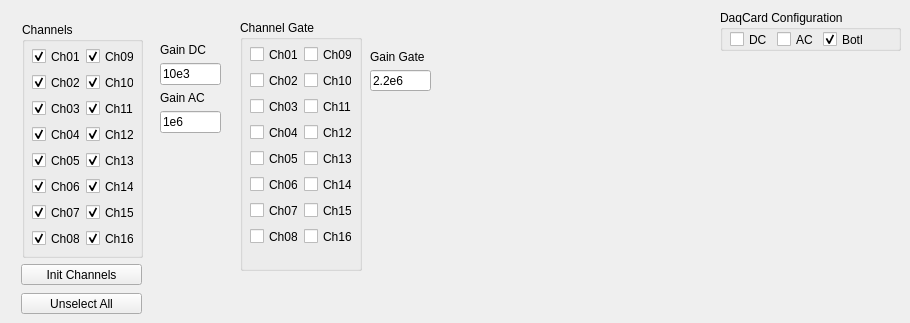
      <widget class="QWidget" name="tab">
       <attribute name="title">
        <string>Configuration</string>
       </attribute>
       <widget class="QWidget" name="layoutWidget">
        <property name="geometry">
         <rect>
          <x>22</x>
          <y>22</y>
          <width>121</width>
          <height>236</height>
         </rect>
        </property>
        <layout class="QVBoxLayout" name="verticalLayout_9">
         <item>
          <widget class="QGroupBox" name="GrChannels">
           <property name="title">
            <string>Channels</string>
           </property>
           <widget class="QCheckBox" name="checkBox_15">
            <property name="geometry">
             <rect>
              <x>10</x>
              <y>208</y>
              <width>48</width>
              <height>17</height>
             </rect>
            </property>
            <property name="text">
             <string>Ch08</string>
            </property>
            <property name="checked">
             <bool>true</bool>
            </property>
           </widget>
           <widget class="QCheckBox" name="checkBox_16">
            <property name="geometry">
             <rect>
              <x>64</x>
              <y>208</y>
              <width>48</width>
              <height>17</height>
             </rect>
            </property>
            <property name="text">
             <string>Ch16</string>
            </property>
            <property name="checked">
             <bool>true</bool>
            </property>
           </widget>
           <widget class="QCheckBox" name="checkBox_4">
            <property name="geometry">
             <rect>
              <x>10</x>
              <y>104</y>
              <width>48</width>
              <height>17</height>
             </rect>
            </property>
            <property name="text">
             <string>Ch04</string>
            </property>
            <property name="checked">
             <bool>true</bool>
            </property>
           </widget>
           <widget class="QCheckBox" name="checkBox_11">
            <property name="geometry">
             <rect>
              <x>64</x>
              <y>104</y>
              <width>48</width>
              <height>17</height>
             </rect>
            </property>
            <property name="text">
             <string>Ch12</string>
            </property>
            <property name="checked">
             <bool>true</bool>
            </property>
           </widget>
           <widget class="QCheckBox" name="checkBox_3">
            <property name="geometry">
             <rect>
              <x>10</x>
              <y>78</y>
              <width>48</width>
              <height>17</height>
             </rect>
            </property>
            <property name="text">
             <string>Ch03</string>
            </property>
            <property name="checked">
             <bool>true</bool>
            </property>
           </widget>
           <widget class="QCheckBox" name="checkBox_12">
            <property name="geometry">
             <rect>
              <x>64</x>
              <y>130</y>
              <width>48</width>
              <height>17</height>
             </rect>
            </property>
            <property name="text">
             <string>Ch13</string>
            </property>
            <property name="checked">
             <bool>true</bool>
            </property>
           </widget>
           <widget class="QCheckBox" name="checkBox_6">
            <property name="geometry">
             <rect>
              <x>10</x>
              <y>156</y>
              <width>48</width>
              <height>17</height>
             </rect>
            </property>
            <property name="text">
             <string>Ch06</string>
            </property>
            <property name="checked">
             <bool>true</bool>
            </property>
           </widget>
           <widget class="QCheckBox" name="checkBox_13">
            <property name="geometry">
             <rect>
              <x>64</x>
              <y>156</y>
              <width>48</width>
              <height>17</height>
             </rect>
            </property>
            <property name="text">
             <string>Ch14</string>
            </property>
            <property name="checked">
             <bool>true</bool>
            </property>
           </widget>
           <widget class="QCheckBox" name="checkBox_7">
            <property name="geometry">
             <rect>
              <x>10</x>
              <y>182</y>
              <width>48</width>
              <height>17</height>
             </rect>
            </property>
            <property name="text">
             <string>Ch07</string>
            </property>
            <property name="checked">
             <bool>true</bool>
            </property>
           </widget>
           <widget class="QCheckBox" name="checkBox_14">
            <property name="geometry">
             <rect>
              <x>64</x>
              <y>182</y>
              <width>48</width>
              <height>17</height>
             </rect>
            </property>
            <property name="text">
             <string>Ch15</string>
            </property>
            <property name="checked">
             <bool>true</bool>
            </property>
           </widget>
           <widget class="QCheckBox" name="checkBox">
            <property name="geometry">
             <rect>
              <x>10</x>
              <y>26</y>
              <width>48</width>
              <height>17</height>
             </rect>
            </property>
            <property name="text">
             <string>Ch01</string>
            </property>
            <property name="checked">
             <bool>true</bool>
            </property>
           </widget>
           <widget class="QCheckBox" name="checkBox_9">
            <property name="geometry">
             <rect>
              <x>64</x>
              <y>26</y>
              <width>48</width>
              <height>17</height>
             </rect>
            </property>
            <property name="text">
             <string>Ch09</string>
            </property>
            <property name="checked">
             <bool>true</bool>
            </property>
           </widget>
           <widget class="QCheckBox" name="checkBox_2">
            <property name="geometry">
             <rect>
              <x>10</x>
              <y>52</y>
              <width>48</width>
              <height>17</height>
             </rect>
            </property>
            <property name="text">
             <string>Ch02</string>
            </property>
            <property name="checked">
             <bool>true</bool>
            </property>
           </widget>
           <widget class="QCheckBox" name="checkBox_8">
            <property name="geometry">
             <rect>
              <x>64</x>
              <y>52</y>
              <width>48</width>
              <height>17</height>
             </rect>
            </property>
            <property name="text">
             <string>Ch10</string>
            </property>
            <property name="checked">
             <bool>true</bool>
            </property>
           </widget>
           <widget class="QCheckBox" name="checkBox_10">
            <property name="geometry">
             <rect>
              <x>64</x>
              <y>78</y>
              <width>48</width>
              <height>17</height>
             </rect>
            </property>
            <property name="text">
             <string>Ch11</string>
            </property>
            <property name="checked">
             <bool>true</bool>
            </property>
           </widget>
           <widget class="QCheckBox" name="checkBox_5">
            <property name="geometry">
             <rect>
              <x>10</x>
              <y>130</y>
              <width>48</width>
              <height>17</height>
             </rect>
            </property>
            <property name="text">
             <string>Ch05</string>
            </property>
            <property name="checked">
             <bool>true</bool>
            </property>
           </widget>
          </widget>
         </item>
        </layout>
       </widget>
       <widget class="QPushButton" name="ButInitChannels">
        <property name="geometry">
         <rect>
          <x>21</x>
          <y>264</y>
          <width>121</width>
          <height>21</height>
         </rect>
        </property>
        <property name="sizePolicy">
         <sizepolicy hsizetype="Fixed" vsizetype="Fixed">
          <horstretch>0</horstretch>
          <verstretch>0</verstretch>
         </sizepolicy>
        </property>
        <property name="text">
         <string>Init Channels</string>
        </property>
       </widget>
       <widget class="QPushButton" name="ButUnselAll">
        <property name="geometry">
         <rect>
          <x>21</x>
          <y>293</y>
          <width>121</width>
          <height>21</height>
         </rect>
        </property>
        <property name="sizePolicy">
         <sizepolicy hsizetype="Fixed" vsizetype="Fixed">
          <horstretch>0</horstretch>
          <verstretch>0</verstretch>
         </sizepolicy>
        </property>
        <property name="text">
         <string>Unselect All</string>
        </property>
       </widget>
       <widget class="QWidget" name="layoutWidget">
        <property name="geometry">
         <rect>
          <x>160</x>
          <y>43</y>
          <width>61</width>
          <height>90</height>
         </rect>
        </property>
        <layout class="QVBoxLayout" name="verticalLayout_35">
         <item>
          <layout class="QVBoxLayout" name="verticalLayout_32">
           <item>
            <widget class="QLabel" name="label_45">
             <property name="text">
              <string>Gain DC</string>
             </property>
            </widget>
           </item>
           <item>
            <widget class="QLineEdit" name="QGainDC">
             <property name="text">
              <string>10e3</string>
             </property>
            </widget>
           </item>
          </layout>
         </item>
         <item>
          <layout class="QVBoxLayout" name="verticalLayout_7">
           <item>
            <widget class="QLabel" name="label_47">
             <property name="text">
              <string>Gain AC</string>
             </property>
            </widget>
           </item>
           <item>
            <widget class="QLineEdit" name="QGainAC">
             <property name="text">
              <string>1e6</string>
             </property>
            </widget>
           </item>
          </layout>
         </item>
        </layout>
       </widget>
       <widget class="QGroupBox" name="GrChannelGate">
        <property name="geometry">
         <rect>
          <x>240</x>
          <y>20</y>
          <width>122</width>
          <height>251</height>
         </rect>
        </property>
        <property name="title">
         <string>Channel Gate</string>
        </property>
        <property name="flat">
         <bool>false</bool>
        </property>
        <property name="checkable">
         <bool>false</bool>
        </property>
        <widget class="QCheckBox" name="checkBox_18">
         <property name="geometry">
          <rect>
           <x>10</x>
           <y>208</y>
           <width>48</width>
           <height>17</height>
          </rect>
         </property>
         <property name="text">
          <string>Ch08</string>
         </property>
         <property name="checked">
          <bool>false</bool>
         </property>
         <property name="autoExclusive">
          <bool>false</bool>
         </property>
        </widget>
        <widget class="QCheckBox" name="checkBox_19">
         <property name="geometry">
          <rect>
           <x>64</x>
           <y>208</y>
           <width>48</width>
           <height>17</height>
          </rect>
         </property>
         <property name="text">
          <string>Ch16</string>
         </property>
         <property name="checked">
          <bool>false</bool>
         </property>
         <property name="autoExclusive">
          <bool>false</bool>
         </property>
        </widget>
        <widget class="QCheckBox" name="checkBox_20">
         <property name="geometry">
          <rect>
           <x>10</x>
           <y>104</y>
           <width>48</width>
           <height>17</height>
          </rect>
         </property>
         <property name="text">
          <string>Ch04</string>
         </property>
         <property name="checked">
          <bool>false</bool>
         </property>
         <property name="autoExclusive">
          <bool>false</bool>
         </property>
        </widget>
        <widget class="QCheckBox" name="checkBox_21">
         <property name="geometry">
          <rect>
           <x>64</x>
           <y>104</y>
           <width>48</width>
           <height>17</height>
          </rect>
         </property>
         <property name="text">
          <string>Ch12</string>
         </property>
         <property name="checked">
          <bool>false</bool>
         </property>
         <property name="autoExclusive">
          <bool>false</bool>
         </property>
        </widget>
        <widget class="QCheckBox" name="checkBox_22">
         <property name="geometry">
          <rect>
           <x>10</x>
           <y>78</y>
           <width>48</width>
           <height>17</height>
          </rect>
         </property>
         <property name="text">
          <string>Ch03</string>
         </property>
         <property name="checked">
          <bool>false</bool>
         </property>
         <property name="autoExclusive">
          <bool>false</bool>
         </property>
        </widget>
        <widget class="QCheckBox" name="checkBox_23">
         <property name="geometry">
          <rect>
           <x>64</x>
           <y>130</y>
           <width>48</width>
           <height>17</height>
          </rect>
         </property>
         <property name="text">
          <string>Ch13</string>
         </property>
         <property name="checked">
          <bool>false</bool>
         </property>
         <property name="autoExclusive">
          <bool>false</bool>
         </property>
        </widget>
        <widget class="QCheckBox" name="checkBox_24">
         <property name="geometry">
          <rect>
           <x>10</x>
           <y>156</y>
           <width>48</width>
           <height>17</height>
          </rect>
         </property>
         <property name="text">
          <string>Ch06</string>
         </property>
         <property name="checked">
          <bool>false</bool>
         </property>
         <property name="autoExclusive">
          <bool>false</bool>
         </property>
        </widget>
        <widget class="QCheckBox" name="checkBox_25">
         <property name="geometry">
          <rect>
           <x>64</x>
           <y>156</y>
           <width>48</width>
           <height>17</height>
          </rect>
         </property>
         <property name="text">
          <string>Ch14</string>
         </property>
         <property name="checked">
          <bool>false</bool>
         </property>
         <property name="autoExclusive">
          <bool>false</bool>
         </property>
        </widget>
        <widget class="QCheckBox" name="checkBox_26">
         <property name="geometry">
          <rect>
           <x>10</x>
           <y>182</y>
           <width>48</width>
           <height>17</height>
          </rect>
         </property>
         <property name="text">
          <string>Ch07</string>
         </property>
         <property name="checked">
          <bool>false</bool>
         </property>
         <property name="autoExclusive">
          <bool>false</bool>
         </property>
        </widget>
        <widget class="QCheckBox" name="checkBox_27">
         <property name="geometry">
          <rect>
           <x>64</x>
           <y>182</y>
           <width>48</width>
           <height>17</height>
          </rect>
         </property>
         <property name="text">
          <string>Ch15</string>
         </property>
         <property name="checked">
          <bool>false</bool>
         </property>
         <property name="autoExclusive">
          <bool>false</bool>
         </property>
        </widget>
        <widget class="QCheckBox" name="checkBox_28">
         <property name="geometry">
          <rect>
           <x>10</x>
           <y>26</y>
           <width>48</width>
           <height>17</height>
          </rect>
         </property>
         <property name="text">
          <string>Ch01</string>
         </property>
         <property name="checked">
          <bool>false</bool>
         </property>
         <property name="autoRepeat">
          <bool>false</bool>
         </property>
         <property name="autoExclusive">
          <bool>false</bool>
         </property>
        </widget>
        <widget class="QCheckBox" name="checkBox_29">
         <property name="geometry">
          <rect>
           <x>64</x>
           <y>26</y>
           <width>48</width>
           <height>17</height>
          </rect>
         </property>
         <property name="text">
          <string>Ch09</string>
         </property>
         <property name="checked">
          <bool>false</bool>
         </property>
         <property name="autoExclusive">
          <bool>false</bool>
         </property>
        </widget>
        <widget class="QCheckBox" name="checkBox_30">
         <property name="geometry">
          <rect>
           <x>10</x>
           <y>52</y>
           <width>48</width>
           <height>17</height>
          </rect>
         </property>
         <property name="text">
          <string>Ch02</string>
         </property>
         <property name="checked">
          <bool>false</bool>
         </property>
         <property name="autoExclusive">
          <bool>false</bool>
         </property>
        </widget>
        <widget class="QCheckBox" name="checkBox_31">
         <property name="geometry">
          <rect>
           <x>64</x>
           <y>52</y>
           <width>48</width>
           <height>17</height>
          </rect>
         </property>
         <property name="text">
          <string>Ch10</string>
         </property>
         <property name="checked">
          <bool>false</bool>
         </property>
         <property name="autoExclusive">
          <bool>false</bool>
         </property>
        </widget>
        <widget class="QCheckBox" name="checkBox_32">
         <property name="geometry">
          <rect>
           <x>64</x>
           <y>78</y>
           <width>48</width>
           <height>17</height>
          </rect>
         </property>
         <property name="text">
          <string>Ch11</string>
         </property>
         <property name="checked">
          <bool>false</bool>
         </property>
         <property name="autoExclusive">
          <bool>false</bool>
         </property>
        </widget>
        <widget class="QCheckBox" name="checkBox_33">
         <property name="geometry">
          <rect>
           <x>10</x>
           <y>130</y>
           <width>48</width>
           <height>17</height>
          </rect>
         </property>
         <property name="text">
          <string>Ch05</string>
         </property>
         <property name="checked">
          <bool>false</bool>
         </property>
         <property name="autoExclusive">
          <bool>false</bool>
         </property>
        </widget>
       </widget>
       <widget class="QWidget" name="layoutWidget_3">
        <property name="geometry">
         <rect>
          <x>370</x>
          <y>50</y>
          <width>61</width>
          <height>41</height>
         </rect>
        </property>
        <layout class="QVBoxLayout" name="verticalLayout_36">
         <item>
          <widget class="QLabel" name="label_46">
           <property name="text">
            <string>Gain Gate</string>
           </property>
          </widget>
         </item>
         <item>
          <widget class="QLineEdit" name="QGainGate">
           <property name="text">
            <string>2.2e6</string>
           </property>
          </widget>
         </item>
        </layout>
       </widget>
       <widget class="QGroupBox" name="GrConfig">
        <property name="geometry">
         <rect>
          <x>720</x>
          <y>10</y>
          <width>181</width>
          <height>41</height>
         </rect>
        </property>
        <property name="title">
         <string>DaqCard Configuration</string>
        </property>
        <widget class="QWidget" name="layoutWidget">
         <property name="geometry">
          <rect>
           <x>10</x>
           <y>20</y>
           <width>133</width>
           <height>19</height>
          </rect>
         </property>
         <layout class="QGridLayout" name="gridLayout_16">
          <item row="0" column="0">
           <widget class="QCheckBox" name="ChckDCSetup">
            <property name="text">
             <string>DC</string>
            </property>
            <property name="autoExclusive">
             <bool>true</bool>
            </property>
           </widget>
          </item>
          <item row="0" column="2">
           <widget class="QCheckBox" name="ChckNormalSetup">
            <property name="text">
             <string>Both</string>
            </property>
            <property name="checked">
             <bool>true</bool>
            </property>
            <property name="autoExclusive">
             <bool>true</bool>
            </property>
           </widget>
          </item>
          <item row="0" column="1">
           <widget class="QCheckBox" name="ChckACSetup">
            <property name="text">
             <string>AC</string>
            </property>
            <property name="autoExclusive">
             <bool>true</bool>
            </property>
           </widget>
          </item>
         </layout>
        </widget>
       </widget>
      </widget>
